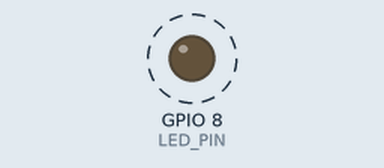
This sketch was run on a simulated ESP32-C3. Shown: output pins drawn as LEDs (lit = HIGH). Dashed ring = blinking. What the sketch prints to the serial monitor is not drawn.

Above: at 2.5 s.
Timing chart, 0 to 6.6 s (numbered marks = the images above):
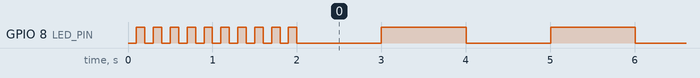

The sketch:

serial_test.ino
```cpp
// Minimal Serial Test for ESP32-C3
// Tests if Serial output works

#define LED_PIN 8

void setup() {
  pinMode(LED_PIN, OUTPUT);

  Serial.begin(115200);

  // Blink while waiting for serial
  for (int i = 0; i < 10; i++) {
    digitalWrite(LED_PIN, LOW);
    delay(100);
    digitalWrite(LED_PIN, HIGH);
    delay(100);
  }

  Serial.println("=== Serial Test Starting ===");
  Serial.println("If you see this, Serial works!");
  Serial.flush();
}

void loop() {
  static unsigned long lastPrint = 0;
  static int count = 0;

  if (millis() - lastPrint > 1000) {
    Serial.print("Count: ");
    Serial.println(count++);
    Serial.flush();

    digitalWrite(LED_PIN, !digitalRead(LED_PIN));
    lastPrint = millis();
  }
}
```

Measured:
- by itself, GPIO 8 (LED_PIN): goes 9 × (LOW 0.10 s, HIGH 0.10 s), 63 × (LOW 1.0 s, HIGH 1.0 s), LOW 1.0 s, then HIGH
